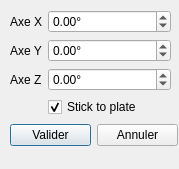
<?xml version="1.0" encoding="UTF-8"?>
<ui version="4.0">
 <class>RotDialog</class>
 <widget class="QDialog" name="RotDialog">
  <property name="geometry">
   <rect>
    <x>0</x>
    <y>0</y>
    <width>179</width>
    <height>169</height>
   </rect>
  </property>
  <property name="focusPolicy">
   <enum>Qt::StrongFocus</enum>
  </property>
  <property name="windowTitle">
   <string>Tourner</string>
  </property>
  <property name="modal">
   <bool>true</bool>
  </property>
  <widget class="QWidget" name="formLayoutWidget">
   <property name="geometry">
    <rect>
     <x>10</x>
     <y>10</y>
     <width>161</width>
     <height>114</height>
    </rect>
   </property>
   <layout class="QFormLayout" name="formLayout">
    <item row="1" column="0">
     <widget class="QLabel" name="label">
      <property name="text">
       <string>Axe X</string>
      </property>
     </widget>
    </item>
    <item row="1" column="1">
     <widget class="QDoubleSpinBox" name="XSpinBox">
      <property name="suffix">
       <string>°</string>
      </property>
      <property name="minimum">
       <double>-360.000000000000000</double>
      </property>
      <property name="maximum">
       <double>360.000000000000000</double>
      </property>
      <property name="singleStep">
       <double>45.000000000000000</double>
      </property>
     </widget>
    </item>
    <item row="2" column="0">
     <widget class="QLabel" name="label_2">
      <property name="text">
       <string>Axe Y</string>
      </property>
     </widget>
    </item>
    <item row="3" column="0">
     <widget class="QLabel" name="label_3">
      <property name="text">
       <string>Axe Z</string>
      </property>
     </widget>
    </item>
    <item row="2" column="1">
     <widget class="QDoubleSpinBox" name="YSpinBox">
      <property name="suffix">
       <string>°</string>
      </property>
      <property name="minimum">
       <double>-360.000000000000000</double>
      </property>
      <property name="maximum">
       <double>360.000000000000000</double>
      </property>
      <property name="singleStep">
       <double>45.000000000000000</double>
      </property>
     </widget>
    </item>
    <item row="3" column="1">
     <widget class="QDoubleSpinBox" name="ZSpinBox">
      <property name="suffix">
       <string>°</string>
      </property>
      <property name="minimum">
       <double>-360.000000000000000</double>
      </property>
      <property name="maximum">
       <double>360.000000000000000</double>
      </property>
      <property name="singleStep">
       <double>45.000000000000000</double>
      </property>
     </widget>
    </item>
    <item row="4" column="1">
     <widget class="QCheckBox" name="stickOnPlate">
      <property name="text">
       <string>Stick to plate</string>
      </property>
      <property name="checked">
       <bool>true</bool>
      </property>
     </widget>
    </item>
   </layout>
  </widget>
  <widget class="QWidget" name="horizontalLayoutWidget">
   <property name="geometry">
    <rect>
     <x>10</x>
     <y>110</y>
     <width>168</width>
     <height>51</height>
    </rect>
   </property>
   <layout class="QHBoxLayout" name="horizontalLayout">
    <item>
     <widget class="QPushButton" name="applyButton">
      <property name="text">
       <string>Valider</string>
      </property>
     </widget>
    </item>
    <item>
     <widget class="QPushButton" name="cancelButton">
      <property name="text">
       <string>Annuler</string>
      </property>
     </widget>
    </item>
   </layout>
  </widget>
 </widget>
 <resources/>
 <connections/>
</ui>
